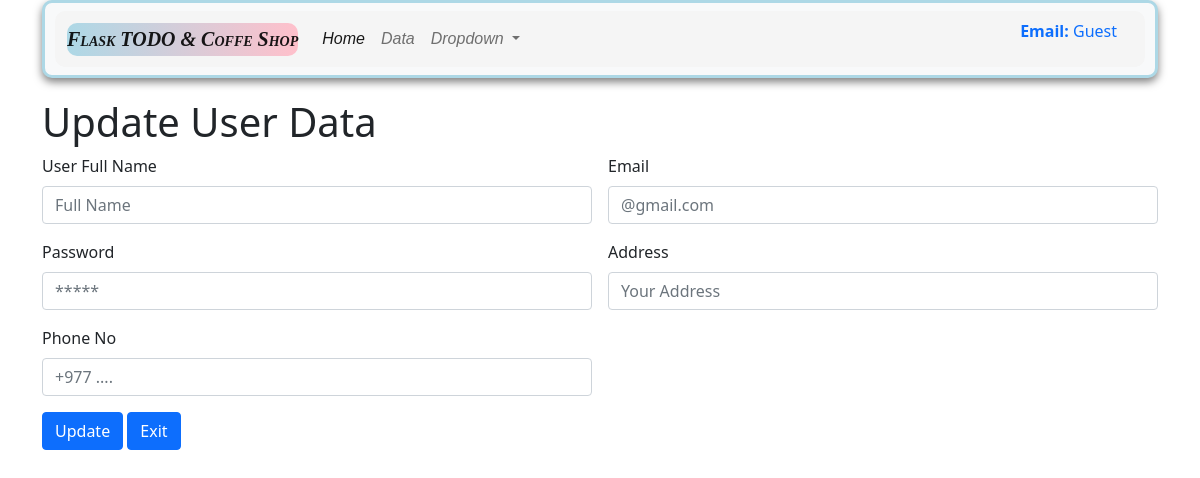
The app's page /updateuser/5, older data.
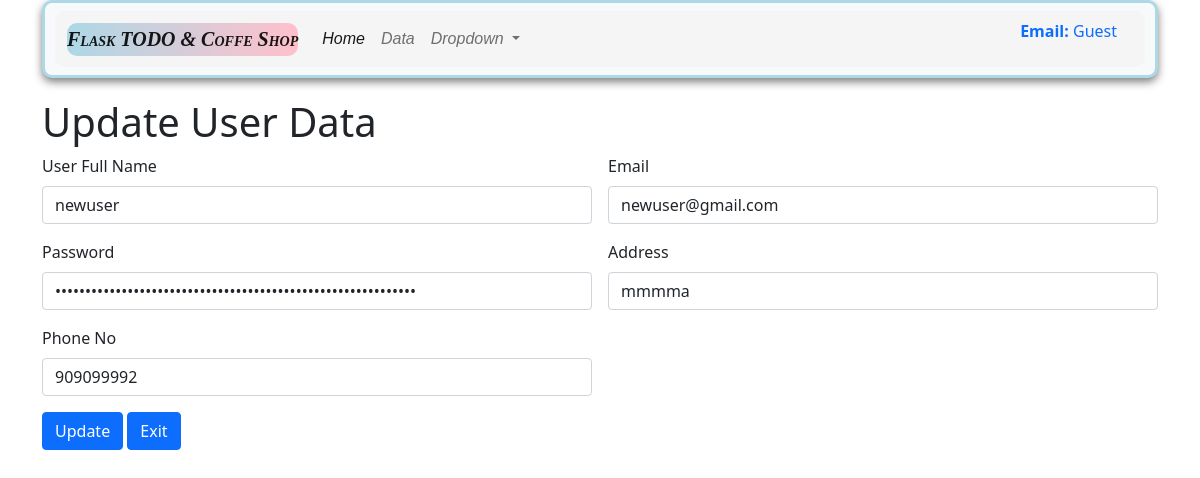
The same page, newer data.
### app.py (models this page shows, shortened)
class Register_user(db.Model):
    __tablename__ = 'Register_user'
    reg_no = db.Column(db.Integer, primary_key=True)
    fullname = db.Column(db.String(100), nullable = False)
    email = db.Column(db.String(100), nullable = False)
    password = db.Column(db.String(100), nullable = False)
    address = db.Column(db.String(400), nullable = False)
    phone = db.Column(db.String(100), nullable = False)

### app.py (the view, shortened to what this page needs)
@app.route('/updateuser/<int:reg_no>', methods =['GET', 'POST'])
def updateuser(reg_no):
    register_user = Register_user.query.filter_by(reg_no=reg_no).first()
    return render_template('updateuser.html', register_user=register_user)

### templates/updateuser.html
{% extends "base.html" %}
{% block body %}
  <div class ="container my-3" >
    <h1> Update User Data</h1>
    <form action ="/updateuser/{{register_user.reg_no}}" method = "POST" class="row g-3">
      <div class="col-md-6">
        <label for="fullname" class="form-label">User Full Name</label>
        <input type="text" class="form-control" name="fullname" value ="{{register_user.fullname}}" id="fullname" placeholder="Full Name">
      </div>
      <div class="col-md-6">
        <label for="email" class="form-label">Email</label>
        <input type="text" class="form-control" name="email" value ="{{register_user.email}}" id="email" placeholder="@gmail.com">
      </div>
      <div class="col-6">
        <label for="password" class="form-label">Password</label>
        <input type="Password" class="form-control" name="password" value ="{{register_user.password}}" id="password" placeholder="*****">
      </div>
      <div class="col-6">
        <label for="address" class="form-label">Address</label>
        <input type="text" class="form-control" name="address" value ="{{register_user.address}}" id="address" placeholder="Your Address">
      </div>
      <div class="col-6">
        <label for="phone" class="form-label">Phone No</label>
        <input type="text" class="form-control" name="phone" value ="{{register_user.phone}}" id="phone" placeholder="+977 ....">
      </div>
      <div class="col-12">
        <button type="submit" class="btn btn-primary">Update</button>
        <button type="Exit" class="btn btn-primary">Exit</button>
      </div>
    </form>
{% endblock body %}

Row changes from the older to the newer data that the page shows:
added Register_user: fullname "newuser", email "newuser@gmail.com", address "mmmma", phone "909099992"
